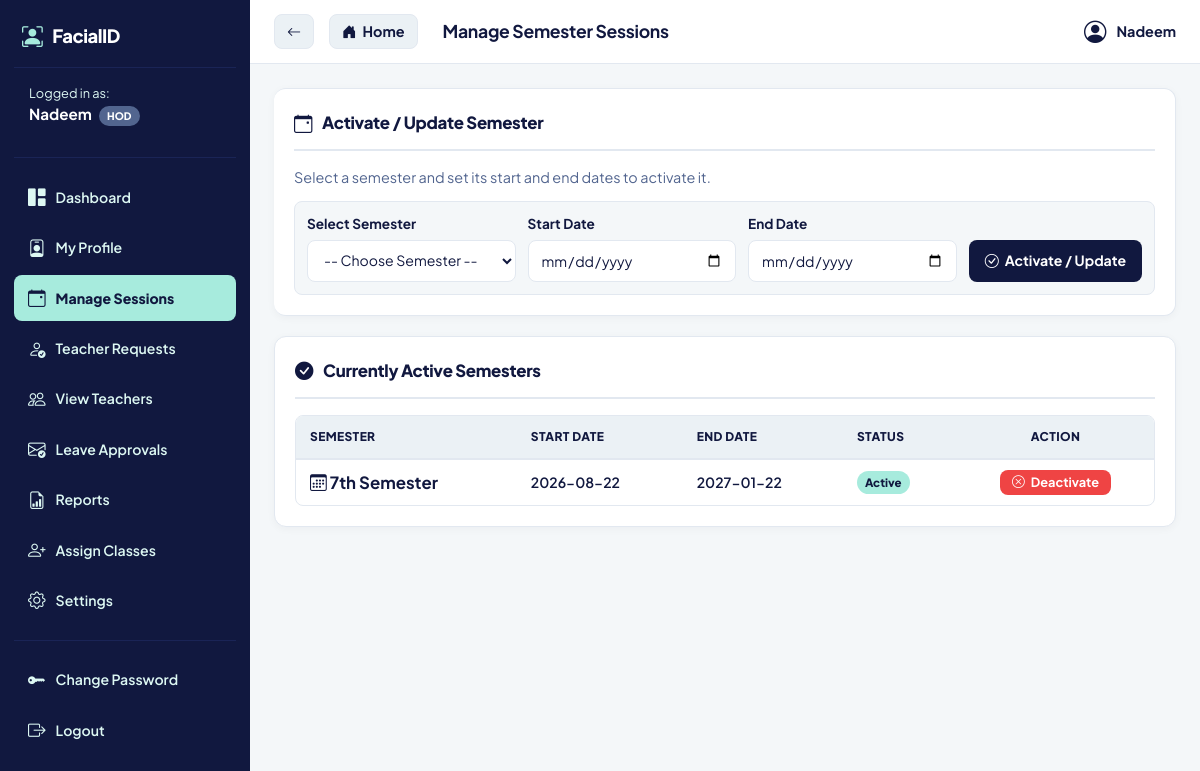
Screenshot of /hod_sessions (signed in) with the database file from the repository.
### tables this page shows
CREATE TABLE users (
            id INTEGER PRIMARY KEY AUTOINCREMENT, name TEXT NOT NULL, roll_number TEXT UNIQUE NOT NULL,
            role TEXT NOT NULL, department TEXT, semester TEXT, subject TEXT,
            password_hash TEXT NOT NULL, face_image TEXT, approval_status TEXT, is_coordinator INTEGER DEFAULT 0, face_embeddings TEXT);

CREATE TABLE semester_sessions (
            semester TEXT PRIMARY KEY, start_date TEXT, end_date TEXT);

### app.py (the view)
@app.route("/hod_sessions")
def hod_sessions():
    if session.get('role') not in ['hod', 'coordinator']: return redirect(url_for('entry_portal'))
    conn = get_db()
    try:
        c = conn.cursor()
        c.execute("SELECT semester, start_date, end_date FROM semester_sessions WHERE start_date IS NOT NULL AND start_date != '' AND end_date IS NOT NULL AND end_date != ''")
        raw_sessions = c.fetchall()
        sem_sessions = sorted(raw_sessions, key=lambda x: ALL_SEMESTERS.index(x[0]) if x[0] in ALL_SEMESTERS else 99)
    finally: conn.close()
    return render_template("hod_sessions.html", sem_sessions=sem_sessions, all_semesters=ALL_SEMESTERS)

### app.py (called while the page is built)
@app.after_request
def add_security_headers(response):
    response.headers['X-Frame-Options'] = 'SAMEORIGIN'
    response.headers['X-Content-Type-Options'] = 'nosniff'
    response.headers['X-XSS-Protection'] = '1; mode=block'
    return response

def get_db():
    conn = sqlite3.connect(DB_NAME, timeout=20)
    return conn

### templates/hod_sessions.html (shortened to what this page needs)
{% extends "base.html" %}
{% block page_title %}Manage Semester Sessions{% endblock %}
{% block content %}
<div class="card mb-25" style="border-left:5px solid var(--accent);">
    <h3 class="card-header"><i class="bi bi-calendar-event"></i> Activate / Update Semester</h3>
    <p class="text-muted mb-15" style="font-size:0.9rem;">Select a semester and set its start and end dates to activate it.</p>
    <form method="POST" action="/update_semester_session" class="flex gap-15 flex-wrap p-15" style="align-items:end; background:rgba(10,22,51,0.4); border-radius:8px; border:1px solid var(--border);">
        <div class="form-group" style="flex:1; margin:0; min-width:180px;">
            <label>Select Semester</label>
            <select name="semester" required>
                <option value="">-- Choose Semester --</option>
            </select>
        </div>
        <div class="form-group" style="flex:1; margin:0; min-width:160px;">
            <label>Start Date</label>
            <input type="date" name="start_date" required>
        </div>
        <div class="form-group" style="flex:1; margin:0; min-width:160px;">
            <label>End Date</label>
            <input type="date" name="end_date" required>
        </div>
        <button type="submit" class="btn btn-primary" style="height:42px;" class="nowrap"><i class="bi bi-check-circle"></i> Activate / Update</button>
    </form>
</div>
<div class="card">
    <h3 class="card-header" style="color:var(--success);"><i class="bi bi-check-circle-fill"></i> Currently Active Semesters</h3>
    {% if sem_sessions %}
    <div class="table-responsive" style="border: 1px solid var(--border); border-radius: 8px;">
        <table class="data-table" style="margin:0;">
            <thead>
                <tr>
                    <th>Semester</th>
                    <th>Start Date</th>
                    <th>End Date</th>
                    <th>Status</th>
                    <th style="text-align:center;">Action</th>
                </tr>
            </thead>
            <tbody>
                {% for ss in sem_sessions %}
                <tr>
                    <td><strong style="color:var(--text-primary); font-size:1.05rem;"><i class="bi bi-calendar3" style="color:var(--accent);"></i> {{ ss[0] }} Semester</strong></td>
                    <td style="font-weight:600;">{{ ss[1] if ss[1] else 'Not Set' }}</td>
                    <td style="font-weight:600;">{{ ss[2] if ss[2] else 'Not Set' }}</td>
                    <td><span class="badge-success">Active</span></td>
                    <td class="text-center">
                        <form method="POST" action="/clear_semester_session/{{ ss[0] }}" style="margin:0;" onsubmit="return confirm('Are you sure you want to deactivate {{ ss[0] }} Semester?');">
                            <button type="submit" class="btn btn-danger" style="padding:5px 12px; font-size:0.8rem;"><i class="bi bi-x-circle"></i> Deactivate</button>
                        </form>
                    </td>
                </tr>
                {% endfor %}
            </tbody>
        </table>
    </div>
    {% endif %}
</div>
{% endblock %}

### templates/base.html (shortened to what this page needs)
<!DOCTYPE html>
<html lang="en">
<head>
    <link rel="stylesheet" href="{{ url_for('static', filename='style.css') }}" />
    <link rel="stylesheet" href="https://cdn.jsdelivr.net/npm/bootstrap-icons@1.11.1/font/bootstrap-icons.css">
</head>
<body>
    <div class="sidebar">
        <a href="/" class="sidebar-brand">
            <i class="bi bi-person-bounding-box"></i> FacialID
        </a>
        <div class="sidebar-menu">
            <div style="padding: 0 15px 15px 15px; color: var(--text-sidebar); font-size: 0.8rem;">
                Logged in as:<br>
                <strong style="color: #FFFFFF; font-size: 0.95rem;">{{ session.get('user_name', 'Guest') }}</strong>
                <span class="badge-warning" style="padding: 2px 8px; border-radius: 10px; font-size: 0.65rem; margin-left: 5px;">{{ session.get('actual_role', session.get('role', '')) | upper }}</span>
            </div>
            <hr>
            {% if session.get('role') == 'hod' %}
                <a href="/hod_portal" class="{% if request.path == '/hod_portal' %}active{% endif %}"><i class="bi bi-grid-1x2-fill"></i> Dashboard</a>
                <a href="/my_profile" class="{% if request.path == '/my_profile' %}active{% endif %}"><i class="bi bi-person-badge"></i> My Profile</a>
                <a href="/hod_sessions" class="{% if request.path == '/hod_sessions' %}active{% endif %}"><i class="bi bi-calendar-event"></i> Manage Sessions</a>
                <a href="/hod_teacher_requests" class="{% if request.path == '/hod_teacher_requests' %}active{% endif %}" style="display:flex; align-items:center; gap:10px;">
                    <i class="bi bi-person-check"></i> Teacher Requests
                </a>
                <a href="/hod_teachers" class="{% if request.path == '/hod_teachers' %}active{% endif %}"><i class="bi bi-people"></i> View Teachers</a>
                <a href="/hod_leaves" class="{% if request.path == '/hod_leaves' %}active{% endif %}"><i class="bi bi-envelope-check"></i> Leave Approvals</a>
                <a href="/hod_report" class="{% if request.path == '/hod_report' %}active{% endif %}"><i class="bi bi-file-earmark-bar-graph"></i> Reports</a>
                <a href="/hod_assign_classes" class="{% if request.path == '/hod_assign_classes' %}active{% endif %}"><i class="bi bi-person-plus"></i> Assign Classes</a>
                <a href="/hod_settings" class="{% if request.path == '/hod_settings' %}active{% endif %}"><i class="bi bi-gear"></i> Settings</a>
            {% endif %}
            <hr>
            <a href="/change_password" class="{% if request.path == '/change_password' %}active{% endif %}"><i class="bi bi-key-fill"></i> Change Password</a>
            <a href="/logout"><i class="bi bi-box-arrow-right"></i> Logout</a>
        </div>
    </div>
    <div class="main-content">
        <div class="topbar">
            <div class="flex-center" style="justify-content: flex-start; gap: 15px;">
                <a href="javascript:history.back()" class="btn btn-light" title="Go Back" style="padding: 8px 12px;">
                    <i class="bi bi-arrow-left"></i>
                </a>
                <a href="/" class="btn btn-light" title="Go to Main Portal" style="padding: 8px 12px; display: inline-flex; align-items: center; gap: 6px; font-size: 0.9rem;">
                    <i class="bi bi-house-door-fill"></i> Home
                </a>
                <h2 style="font-size: 1.1rem; margin: 0; color: var(--text-main); font-weight: 700; margin-left: 10px;">{% block page_title %}Dashboard{% endblock %}</h2>
            </div>
            <div class="flex-center" style="gap: 10px; font-weight: 700; color: var(--text-main); font-size: 0.9rem;">
                {% if current_user_image %}
                    <img src="/student_image/{{ current_user_image }}" style="width: 32px; height: 32px; border-radius: 50%; object-fit: cover; border: 2px solid var(--mint);">
                {% else %}
                    <i class="bi bi-person-circle" style="color: var(--navy); font-size: 1.4rem;"></i>
                {% endif %}
                {{ session.get('user_name', 'Guest') }}
            </div>
        </div>
        <div class="content-wrapper">
            {% block content %}{% endblock %}
        </div>
    </div>
</body>
</html>

### rows the page displays
users: get "Nadeem", get "HOD"
semester_sessions: semester "7th", start_date "2026-08-22", end_date "2027-01-22"
